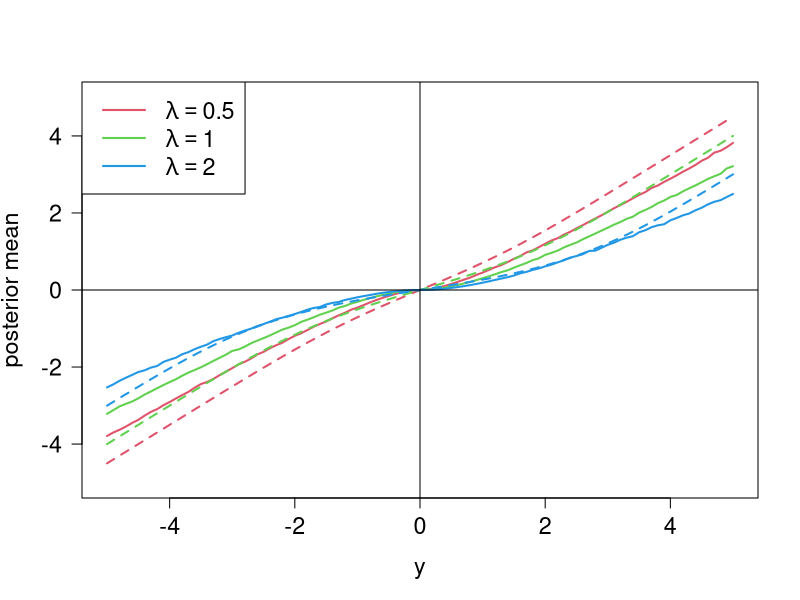

Recreate this plot in R.
# Normal Means
# Setting: 1 parameter "theta" and 1 observation "y",
# y = theta + N(0,1)
# theta has a lasso prior

# exact WBB solution
WBB = function(w1,w2,y,lambda) (y - lambda*w2/w1*sign(y))*(lambda*w2/w1<abs(y))

# calculate "posterior mean" by WBB
post.mean = function(y,N,lambda)
{
  w1 = rexp(N)
  w2 = rexp(N)
  bootstrap = NULL 
  
  for(i in 1:N)
  {
    bootstrap[i] = WBB(w1[i],w2[i],y,lambda)
  }
  
  return(mean(bootstrap))
}

# plot posterior mean (WBB) vs. y. The actual posterior mean is 
lambda = c(0.5,1,2)
y = seq(-5,5,0.1)
post = matrix(0,nrow=length(lambda),ncol = length(y))
actual.mode = matrix(0,nrow=length(lambda),ncol = length(y))
actual.mean = matrix(0,nrow=length(lambda),ncol = length(y))

N = 10000 # bootstrap size
for(i in 1:length(lambda))
{
  for(j in 1:length(y)) 
  {
    post[i,j] = post.mean(y[j],N,lambda[i])
    actual.mode[i,j] = WBB(1,1,y[j],lambda[i])
    
    n = integrate(function(x) x*exp(-(y[j]-x)^2/2-lambda[i]*abs(x)), lower = -Inf,upper = Inf)$value
    d = integrate(function(x) exp(-(y[j]-x)^2/2-lambda[i]*abs(x)), lower = -Inf,upper = Inf)$value
    actual.mean[i,j] = n/d
  }
    
}

pdf( file="1-simple.pdf" )
plot(y,y,"n",ylab="posterior mean", cex.axis=1.4 , cex.lab=1.4, las=1)
for(i in 1:length(lambda))
{
  lines(y,post[i,],col=i+1,lwd=2)
  #lines(y,actual.mode[i,],col=i+1,lwd=2,lty=3)
  lines(y,actual.mean[i,],col=i+1,lwd=2,lty=2)
}
abline(h=0)
abline(v=0)
#legend("topleft",legend=c("lambda = 0.5","lambda = 1","lambda = 2"),
#       lwd=2,col=c(1:length(lambda)+1), cex=1.3)
legend("topleft",legend= c( expression(lambda== 0.5), expression(lambda==1), expression(lambda==2) ),
       lwd=2,col=c(1:length(lambda)+1), cex=1.4)

dev.off()
